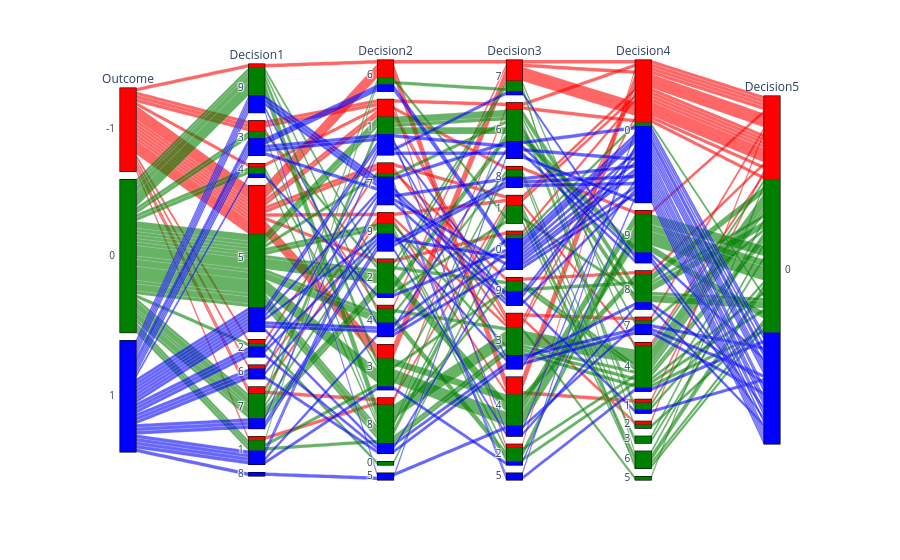

The notebook cell saved with this chart:
### Code cell
import pandas as pd
import numpy as np
import plotly.express as px

new_data = pd.read_csv("aug3_player2_data.csv")
fig = px.parallel_categories(new_data, color = "Outcome", color_continuous_scale=["red", "green", "blue"]) 
fig.update_coloraxes(showscale=False)
fig.show()

### Figure 1 — Plotly figure (JSON) as saved in the notebook; plotly's stock layout.template omitted (floating-point values rounded to 4 significant figures)
{"data": [{"dimensions": [{"label": "Outcome", "values": [-1, -1, -1, -1, -1, -1, -1, -1, -1, -1, -1, -1, -1, -1, -1, -1, -1, -1, -1, -1, -1, -1, -1, -1, 0, 0, 0, 0, 0, 0, 0, 0, 0, 0, 0, 0, 0, 0, 0, 0, 0, 0, 0, 0, 0, 0, 0, 0, 0, 0, 0, 0, 0, 0, 0, 0, 0, 0, 0, 0, 0, 0, 0, 0, 0, 0, 0, 0, 1, 1, 1, 1, 1, 1, 1, 1, 1, 1, 1, 1, 1, 1, 1, 1, 1, 1, 1, 1, 1, 1, 1, 1, 1, 1, 1, 1, 1, 1, 1, 1]}, {"label": "Decision1", "values": [9, 3, 4, 5, 5, 5, 2, 6, 3, 5, 5, 5, 5, 5, 5, 5, 5, 5, 5, 7, 7, 3, 5, 1, 5, 5, 2, 5, 4, 7, 5, 9, 3, 5, 5, 5, 5, 5, 9, 7, 1, 1, 7, 7, 7, 4, 9, 5, 5, 9, 9, 5, 5, 7, 5, 9, 9, 5, 5, 7, 9, 1, 3, 5, 5, 5, 5, 5, 5, 5, 7, 2, 5, 6, 9, 4, 2, 5, 6, 7, 9, 1, 3, 9, 5, 6, 7, 3, 3, 3, 1, 1, 1, 3, 9, 2, 5, 5, 9, 8]}, {"label": "Decision2", "values": [6, 1, 1, 7, 9, 2, 7, 9, 4, 6, 3, 6, 6, 7, 3, 6, 3, 3, 1, 8, 9, 1, 1, 8, 8, 2, 0, 2, 8, 1, 4, 2, 8, 3, 3, 3, 3, 1, 8, 1, 8, 6, 2, 2, 2, 3, 4, 2, 4, 3, 8, 8, 8, 9, 2, 8, 8, 8, 7, 6, 3, 3, 2, 4, 1, 9, 9, 1, 8, 1, 9, 9, 4, 9, 7, 2, 7, 9, 8, 9, 5, 7, 7, 4, 4, 1, 1, 6, 6, 1, 4, 7, 3, 1, 7, 8, 1, 7, 7, 5]}, {"label": "Decision3", "values": [7, 6, 8, 1, 1, 0, 9, 3, 7, 4, 7, 4, 4, 3, 7, 4, 7, 7, 3, 1, 4, 2, 3, 6, 3, 4, 0, 4, 1, 6, 2, 7, 9, 4, 4, 4, 4, 6, 3, 6, 3, 7, 6, 1, 6, 9, 3, 4, 8, 4, 3, 6, 1, 2, 7, 3, 3, 1, 6, 1, 4, 8, 9, 2, 6, 2, 3, 6, 3, 9, 8, 0, 6, 8, 6, 0, 8, 3, 3, 4, 4, 9, 9, 0, 0, 7, 6, 0, 0, 4, 0, 0, 2, 6, 5, 0, 3, 9, 5, 6]}, {"label": "Decision4", "values": [0, 0, 9, 0, 0, 0, 8, 0, 0, 0, 0, 0, 0, 0, 0, 0, 0, 0, 7, 4, 1, 0, 2, 0, 4, 9, 0, 9, 3, 8, 9, 4, 4, 9, 9, 9, 9, 7, 4, 8, 4, 2, 9, 6, 9, 8, 5, 9, 3, 8, 4, 1, 6, 4, 6, 4, 4, 6, 1, 8, 8, 6, 4, 9, 8, 4, 4, 8, 7, 0, 0, 0, 0, 0, 0, 0, 0, 8, 0, 8, 7, 0, 0, 0, 0, 9, 9, 0, 0, 0, 0, 0, 0, 9, 0, 0, 7, 1, 4, 0]}, {"label": "Decision5", "values": [0, 0, 0, 0, 0, 0, 0, 0, 0, 0, 0, 0, 0, 0, 0, 0, 0, 0, 0, 0, 0, 0, 0, 0, 0, 0, 0, 0, 0, 0, 0, 0, 0, 0, 0, 0, 0, 0, 0, 0, 0, 0, 0, 0, 0, 0, 0, 0, 0, 0, 0, 0, 0, 0, 0, 0, 0, 0, 0, 0, 0, 0, 0, 0, 0, 0, 0, 0, 0, 0, 0, 0, 0, 0, 0, 0, 0, 0, 0, 0, 0, 0, 0, 0, 0, 0, 0, 0, 0, 0, 0, 0, 0, 0, 0, 0, 0, 0, 0, 0]}], "domain": {"x": [0, 1], "y": [0, 1]}, "line": {"color": [-1, -1, -1, -1, -1, -1, -1, -1, -1, -1, -1, -1, -1, -1, -1, -1, -1, -1, -1, -1, -1, -1, -1, -1, 0, 0, 0, 0, 0, 0, 0, 0, 0, 0, 0, 0, 0, 0, 0, 0, 0, 0, 0, 0, 0, 0, 0, 0, 0, 0, 0, 0, 0, 0, 0, 0, 0, 0, 0, 0, 0, 0, 0, 0, 0, 0, 0, 0, 1, 1, 1, 1, 1, 1, 1, 1, 1, 1, 1, 1, 1, 1, 1, 1, 1, 1, 1, 1, 1, 1, 1, 1, 1, 1, 1, 1, 1, 1, 1, 1], "coloraxis": "coloraxis"}, "name": "", "type": "parcats"}], "layout": {"autosize": true, "coloraxis": {"colorbar": {"title": {"text": "Outcome"}}, "colorscale": [[0, "red"], [0.5, "green"], [1, "blue"]], "showscale": false}, "legend": {"tracegroupgap": 0}, "margin": {"t": 60}}}
